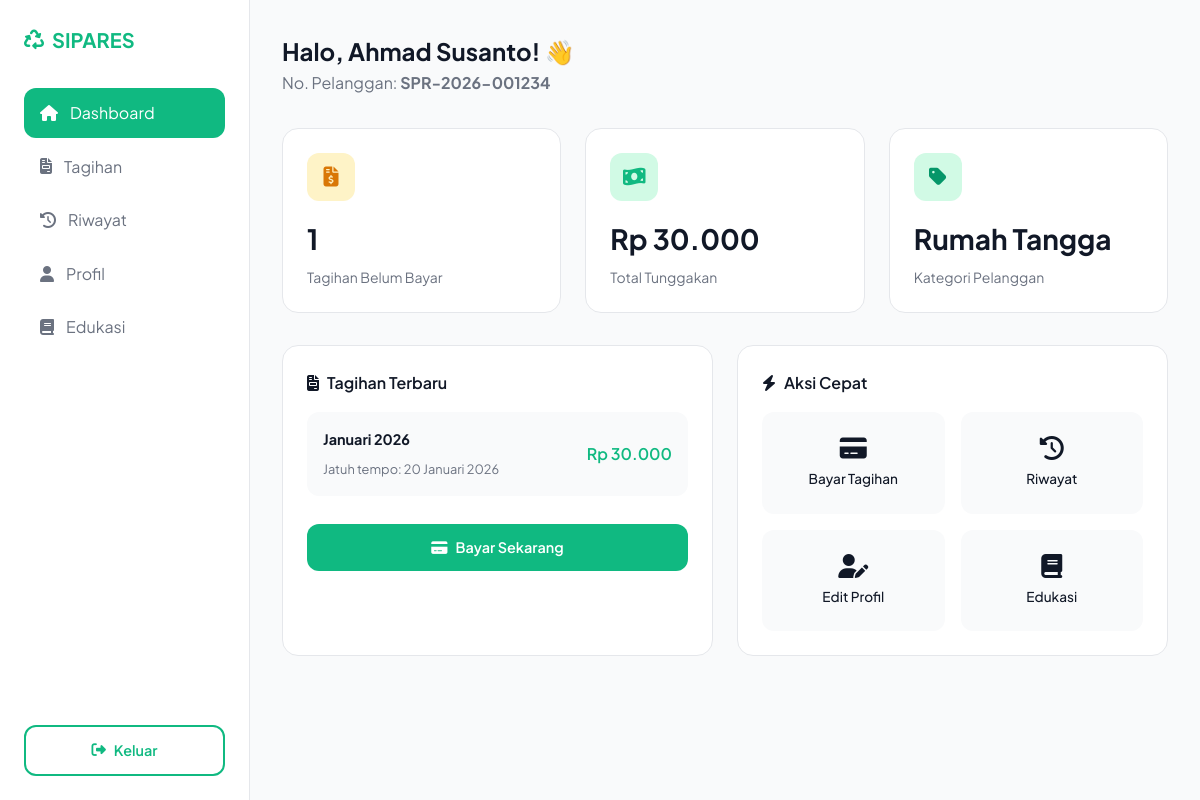
/user/dashboard.php (signed in), run on the app's committed database.
### tables this page shows
CREATE TABLE tagihan (
    id INT AUTO_INCREMENT PRIMARY KEY,
    user_id INT NOT NULL,
    no_tagihan VARCHAR(30) UNIQUE NOT NULL,
    periode_bulan INT NOT NULL,
    periode_tahun INT NOT NULL,
    tarif_id INT NOT NULL,
    nominal_tagihan DECIMAL(10,2) NOT NULL,
    biaya_admin DECIMAL(10,2) DEFAULT 5000,
    denda DECIMAL(10,2) DEFAULT 0,
    total_tagihan DECIMAL(10,2) NOT NULL,
    tanggal_terbit DATE NOT NULL,
    tanggal_jatuh_tempo DATE NOT NULL,
    status ENUM('belum_bayar', 'pending', 'lunas', 'terlambat') DEFAULT 'belum_bayar',
    created_at TIMESTAMP DEFAULT CURRENT_TIMESTAMP,
    updated_at TIMESTAMP DEFAULT CURRENT_TIMESTAMP ON UPDATE CURRENT_TIMESTAMP,
    FOREIGN KEY (user_id) REFERENCES users(id) ON DELETE CASCADE,
    FOREIGN KEY (tarif_id) REFERENCES tarif(id)
);

CREATE TABLE tarif (
    id INT AUTO_INCREMENT PRIMARY KEY,
    kategori ENUM('rumah_tangga', 'usaha', 'industri') NOT NULL,
    nama_tarif VARCHAR(100) NOT NULL,
    nominal DECIMAL(10,2) NOT NULL,
    deskripsi TEXT,
    frekuensi_angkut VARCHAR(50),
    is_active TINYINT(1) DEFAULT 1,
    created_at TIMESTAMP DEFAULT CURRENT_TIMESTAMP,
    updated_at TIMESTAMP DEFAULT CURRENT_TIMESTAMP ON UPDATE CURRENT_TIMESTAMP
);

### config/session.php (called while the page is built, shortened)
<?php
class Session
{
  public static function userId()
  {
    return $_SESSION['user_id'] ?? null;
  }
  public static function user()
  {
    return $_SESSION['user_data'] ?? null;
  }
}
?>

### includes/functions.php (called while the page is built, shortened)
<?php
function e($string)
{
  return htmlspecialchars($string ?? '', ENT_QUOTES, 'UTF-8');
}
function rupiah($angka, $prefix = 'Rp')
{
  return $prefix . ' ' . number_format($angka, 0, ',', '.');
}
function tanggal_indo($tanggal, $format = 'full')
{
  $bulan = [
    1 => 'Januari',
    'Februari',
    'Maret',
    'April',
    'Mei',
    'Juni',
    'Juli',
    'Agustus',
    'September',
    'Oktober',
    'November',
    'Desember'
  ];
  $timestamp = strtotime($tanggal);
  $day = date('j', $timestamp);
  $month = date('n', $timestamp);
  $year = date('Y', $timestamp);
  switch ($format) {
    case 'short':
      return $day . ' ' . $bulan[$month] . ' ' . $year;
  }
}
function namaBulan($bulan)
{
  $nama = [
    1 => 'Januari',
    'Februari',
    'Maret',
    'April',
    'Mei',
    'Juni',
    'Juli',
    'Agustus',
    'September',
    'Oktober',
    'November',
    'Desember'
  ];
  return $nama[$bulan] ?? '';
}
function kategoriLabel($kategori)
{
  $labels = [
    'rumah_tangga' => 'Rumah Tangga',
    'usaha' => 'Usaha/Toko',
    'industri' => 'Industri'
  ];
  return $labels[$kategori] ?? $kategori;
}
?>

### config/database.php (called while the page is built, shortened)
<?php
class Database {
    private static $instance = null;
    private $connection;
    private function __construct() {
        try {
            $dsn = "mysql:host=" . DB_HOST . ";dbname=" . DB_NAME . ";charset=" . DB_CHARSET;
            $options = [
                PDO::ATTR_ERRMODE => PDO::ERRMODE_EXCEPTION,
                PDO::ATTR_DEFAULT_FETCH_MODE => PDO::FETCH_ASSOC,
                PDO::ATTR_EMULATE_PREPARES => false,
            ];
            $this->connection = new PDO($dsn, DB_USER, DB_PASS, $options);
        } catch (PDOException $e) {
            error_log("Database Connection Error: " . $e->getMessage());
            die("Koneksi database gagal. Silakan hubungi administrator.");
        }
    }
    public static function getInstance() {
        if (self::$instance === null) {
            self::$instance = new self();
        }
        return self::$instance;
    }
    public function query($sql, $params = []) {
        $stmt = $this->connection->prepare($sql);
        $stmt->execute($params);
        return $stmt;
    }
    public function fetchAll($sql, $params = []) {
        $stmt = $this->query($sql, $params);
        return $stmt->fetchAll();
    }
}
function db() {
    return Database::getInstance();
}
?>

### includes/Tagihan.php (called while the page is built, shortened)
<?php
class Tagihan
{
  private $db;
  public function __construct()
  {
    $this->db = db();
  }
  public function getByUserId($userId, $status = null)
  {
    $sql = "SELECT t.*, tr.nama_tarif, tr.kategori as kategori_tarif
                FROM tagihan t
                JOIN tarif tr ON t.tarif_id = tr.id
                WHERE t.user_id = ?";
    $params = [$userId];
    if ($status) {
      $sql .= " AND t.status = ?";
      $params[] = $status;
    }
    $sql .= " ORDER BY t.periode_tahun DESC, t.periode_bulan DESC";
    return $this->db->fetchAll($sql, $params);
  }
  public function getUnpaidByUserId($userId)
  {
    return $this->getByUserId($userId, 'belum_bayar');
  }
}
?>

### user/dashboard.php (the view, shortened to what this page needs)
<?php
require_once INCLUDES_PATH . 'User.php';
require_once INCLUDES_PATH . 'Tagihan.php';
$userData = Session::user();
$tagihanModel = new Tagihan();
$userId = Session::userId();
$unpaid = $tagihanModel->getUnpaidByUserId($userId);
$totalTunggakan = array_sum(array_column($unpaid, 'total_tagihan'));
?>
<!DOCTYPE html>
<html lang="id">
<head>
  <link rel="stylesheet" href="https://cdnjs.cloudflare.com/ajax/libs/font-awesome/6.4.0/css/all.min.css">
  <link rel="stylesheet" href="../css/styles.css">
</head>
<body>
  <div class="dashboard">
    <aside class="sidebar">
      <div class="sidebar-logo">
        <i class="fas fa-recycle"></i> SIPARES
      </div>
      <ul class="sidebar-menu">
        <li><a href="dashboard.php" class="active"><i class="fas fa-home"></i> Dashboard</a></li>
        <li><a href="tagihan.php"><i class="fas fa-file-invoice"></i> Tagihan</a></li>
        <li><a href="riwayat.php"><i class="fas fa-history"></i> Riwayat</a></li>
        <li><a href="profil.php"><i class="fas fa-user"></i> Profil</a></li>
        <li><a href="../edukasi.html"><i class="fas fa-book"></i> Edukasi</a></li>
      </ul>
      <div class="sidebar-footer">
        <a href="logout.php" class="btn btn-outline btn-block"><i class="fas fa-sign-out-alt"></i> Keluar</a>
      </div>
    </aside>
    <main class="main">
      <div class="page-header">
        <div>
          <h1>Halo, <?php echo e($userData['nama_lengkap']); ?>! 👋</h1>
          <p>No. Pelanggan: <strong><?php echo e($userData['no_pelanggan']); ?></strong></p>
        </div>
      </div>
      <div class="stats">
        <div class="stat-card">
          <div class="icon warning"><i class="fas fa-file-invoice-dollar"></i></div>
          <h3><?php echo count($unpaid); ?></h3>
          <p>Tagihan Belum Bayar</p>
        </div>
        <div class="stat-card">
          <div class="icon primary"><i class="fas fa-money-bill-wave"></i></div>
          <h3><?php echo rupiah($totalTunggakan); ?></h3>
          <p>Total Tunggakan</p>
        </div>
        <div class="stat-card">
          <div class="icon success"><i class="fas fa-tag"></i></div>
          <h3><?php echo kategoriLabel($userData['kategori']); ?></h3>
          <p>Kategori Pelanggan</p>
        </div>
      </div>
      <div class="content-grid">
        <div class="content-card">
          <h2 class="card-title"><i class="fas fa-file-invoice"></i> Tagihan Terbaru</h2>
          <?php if (empty($unpaid)): ?>
            <div class="empty">
              <i class="fas fa-check-circle"></i>
              <p>Tidak ada tagihan belum dibayar</p>
            </div>
          <?php else: ?>
            <?php foreach (array_slice($unpaid, 0, 3) as $t): ?>
              <div class="list-item">
                <div>
                  <h4><?php echo namaBulan($t['periode_bulan']) . ' ' . $t['periode_tahun']; ?></h4>
                  <small>Jatuh tempo: <?php echo tanggal_indo($t['tanggal_jatuh_tempo'], 'short'); ?></small>
                </div>
                <span class="amount"><?php echo rupiah($t['total_tagihan']); ?></span>
              </div>
            <?php endforeach; ?>
            <a href="tagihan.php" class="btn btn-primary btn-block mt-2"><i class="fas fa-credit-card"></i> Bayar
              Sekarang</a>
          <?php endif; ?>
        </div>
        <div class="content-card">
          <h2 class="card-title"><i class="fas fa-bolt"></i> Aksi Cepat</h2>
          <div class="quick-actions">
            <a href="tagihan.php" class="quick-btn">
              <i class="fas fa-credit-card"></i>
              <span>Bayar Tagihan</span>
            </a>
            <a href="riwayat.php" class="quick-btn">
              <i class="fas fa-history"></i>
              <span>Riwayat</span>
            </a>
            <a href="profil.php" class="quick-btn">
              <i class="fas fa-user-edit"></i>
              <span>Edit Profil</span>
            </a>
            <a href="../edukasi.html" class="quick-btn">
              <i class="fas fa-book"></i>
              <span>Edukasi</span>
            </a>
          </div>
        </div>
      </div>
    </main>
  </div>
</body>
</html>

### css/styles.css (style rules this page uses)
:root { --primary: #10b981; --primary-dark: #059669; --primary-light: #d1fae5; --secondary: #3b82f6; --success: #22c55e; --warning: #f59e0b; --danger: #ef4444; --info: #06b6d4; --white: #ffffff; --gray-50: #f9fafb; --gray-100: #f3f4f6; --gray-200: #e5e7eb; --gray-300: #d1d5db; --gray-400: #9ca3af; --gray-500: #6b7280; --gray-600: #4b5563; --gray-700: #374151; --gray-800: #1f2937; --gray-900: #111827; --bg-primary: #f9fafb; --bg-secondary: #ffffff; --bg-tertiary: #f3f4f6; --text-primary: #111827; --text-secondary: #6b7280; --text-muted: #9ca3af; --border-color: #e5e7eb; --shadow-sm: 0 1px 2px rgba(0,0,0,0.05); --shadow-md: 0 4px 6px rgba(0,0,0,0.07); --shadow-lg: 0 10px 25px rgba(0,0,0,0.1); --font-family: 'Plus Jakarta Sans', -apple-system, BlinkMacSystemFont, sans-serif; --radius-sm: 0.375rem; --radius-md: 0.5rem; --radius-lg: 0.75rem; --radius-xl: 1rem; --radius-full: 9999px; --transition: 0.2s ease; }
*, *::before, *::after { margin: 0; padding: 0; box-sizing: border-box; }
html { scroll-behavior: smooth; }
body { font-family: var(--font-family); font-size: 1rem; line-height: 1.6; color: var(--text-primary); background: var(--bg-primary); }
a { color: var(--primary); text-decoration: none; transition: var(--transition); }
.btn { display: inline-flex; align-items: center; justify-content: center; gap: 0.5rem; padding: 0.75rem 1.5rem; font-size: 0.9rem; font-weight: 600; border-radius: var(--radius-lg); border: none; cursor: pointer; transition: var(--transition); text-decoration: none; }
.btn-primary { background: var(--primary); color: var(--white); }
.btn-outline { background: transparent; border: 2px solid var(--primary); color: var(--primary); }
.btn-block { width: 100%; }
.card-title { font-size: 1.2rem; font-weight: 600; margin-bottom: 0.5rem; }
.mt-2 { margin-top: 1rem; }

### data on the page
tagihan: tarif.kategori "Rumah Tangga", periode_bulan "Januari", periode_tahun "2026", tanggal_jatuh_tempo "20 Januari 2026", total_tagihan "Rp 30.000"

### other printed values
$userData['nama_lengkap'] "Ahmad Susanto"
$userData['no_pelanggan'] "SPR-2026-001234"
count($unpaid) "1"
rupiah($totalTunggakan) "Rp 30.000"
